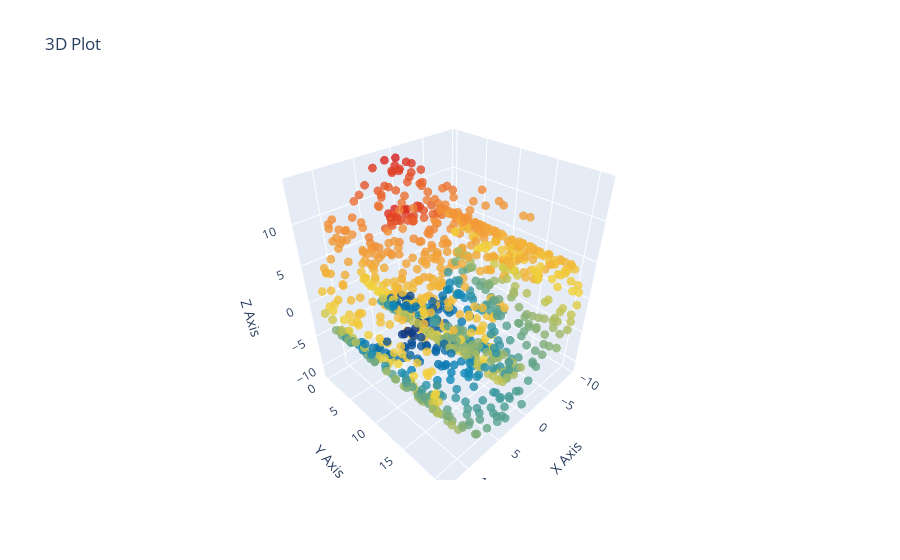

The code cell stored with this chart in its notebook:
### Code cell
from plotly import graph_objects as ob


fig  = ob.Figure(data=ob.Scatter3d(x=df['X'], y=df['Y'], z=df['Z'], mode='markers', marker=dict(color= df['Elevation_Angle'], colorscale='Portland', opacity=0.8, size=3)))

fig.update_layout(title= "3D Plot", scene=dict(xaxis_title='X Axis', yaxis_title='Y Axis', zaxis_title='Z Axis'))

### Figure 1 — Plotly figure (JSON) as saved in the notebook; plotly's stock layout.template omitted (floating-point values rounded to 4 significant figures; data arrays with more than 128 entries replaced by an {"elided": "..."} marker saying what was removed)
{"data": [{"marker": {"color": {"elided": "1000 float values"}, "colorscale": [[0, "rgb(12,51,131)"], [0.25, "rgb(10,136,186)"], [0.5, "rgb(242,211,56)"], [0.75, "rgb(242,143,56)"], [1, "rgb(217,30,30)"]], "opacity": 0.8, "size": 3}, "mode": "markers", "type": "scatter3d", "x": {"elided": "1000 float values"}, "y": {"elided": "1000 float values"}, "z": {"elided": "1000 float values"}}], "layout": {"scene": {"xaxis": {"title": {"text": "X Axis"}}, "yaxis": {"title": {"text": "Y Axis"}}, "zaxis": {"title": {"text": "Z Axis"}}}, "title": {"text": "3D Plot"}}}
